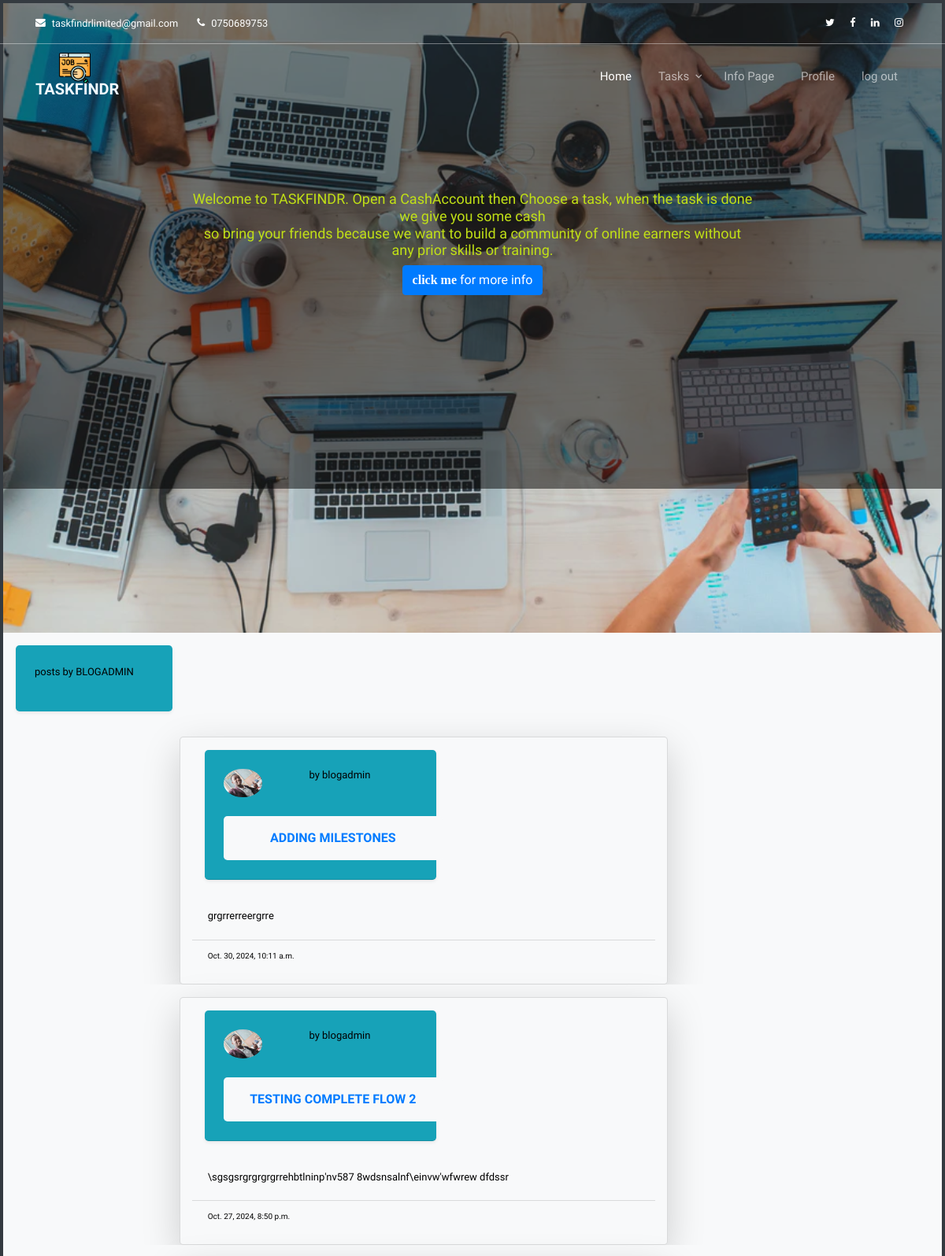
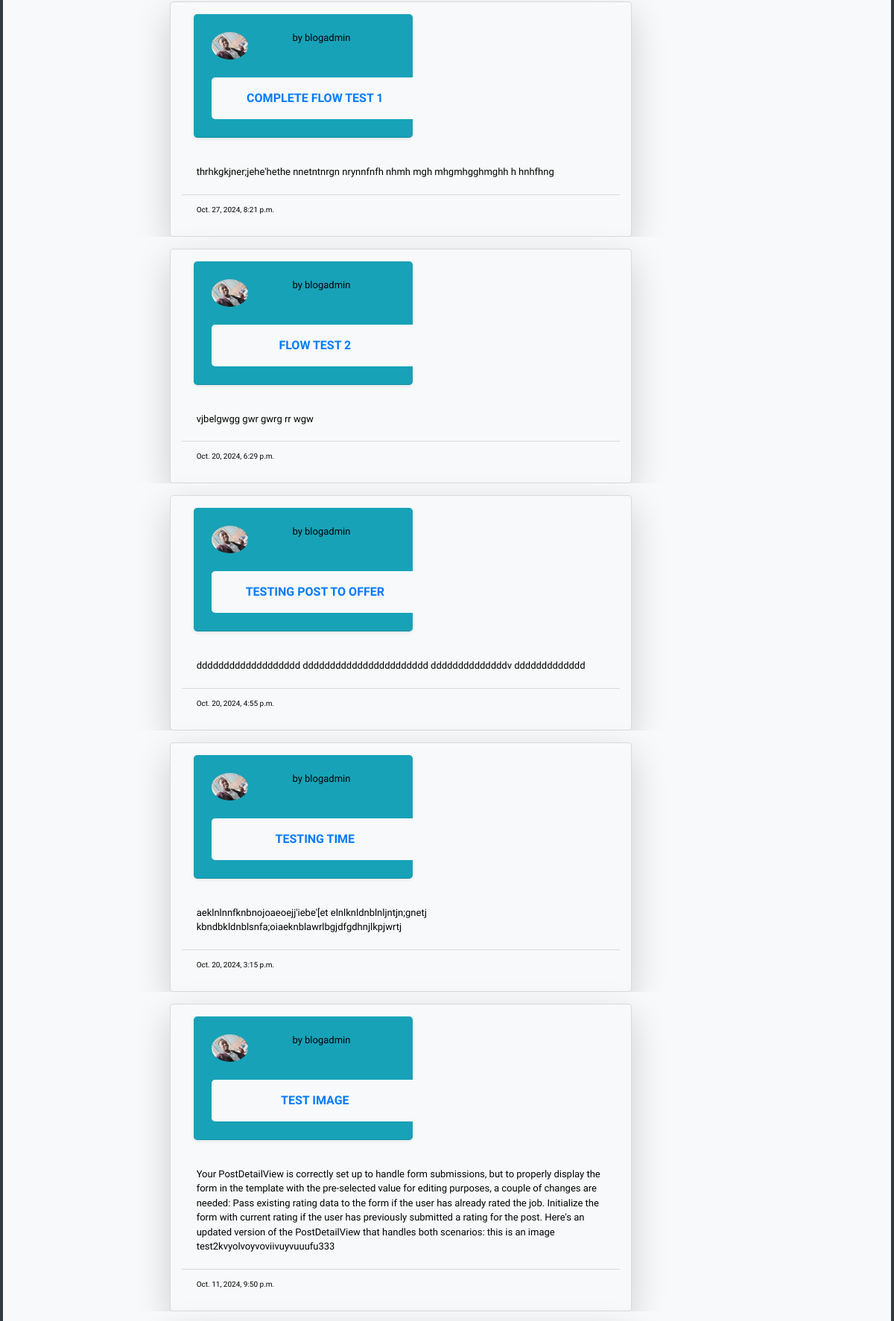
The app's page /user/blogadmin/ (signed in, upper part) with its own data (2 pictures, top to bottom).
### blog/models.py (models this page shows, shortened)
class blogpost(models.Model):
    title = models.CharField(max_length=200)
    content = models.TextField(max_length=1000)
    excerpt = models.TextField(max_length=300)
    image = models.ImageField(
        upload_to='blog_images/',
        validators=[FileExtensionValidator(allowed_extensions=['jpg', 'jpeg', 'png'])],
        null=True, blank=True)
    date_posted = models.DateTimeField(default=timezone.now)
    author = models.ForeignKey(User,on_delete=models.CASCADE)
    spaces = models.CharField(choices=CATEGORY_CHOICES,max_length=30,null=False,default=None)
    price_offer = models.IntegerField(default=100)
    reaction = models.ManyToManyField(User,through="Postreaction",related_name="blogpost_reactions")
    rating = models.ManyToManyField(User,through="JobRating",related_name="usersjob_rating")
    assigned_to = models.ForeignKey(User,on_delete=models.SET_DEFAULT,default=1,related_name="blogpost_assignedto")
    is_closed = models.BooleanField(default=False)

### users/models.py (models this page shows, shortened)
class profile(models.Model):
    user = models.OneToOneField(User, on_delete = models.CASCADE)
    image = models.ImageField(default ='default.jpg', upload_to ='profile_pics')
    bio = models.TextField(default=" ")
    otp=models.CharField(max_length=100,null=True,blank=True)
    level= models.IntegerField(default=1)
    phone_number = models.IntegerField(default=0)
    reffered_by = models.CharField(max_length=50,default=None,null=True)
    leveled_up = models.BooleanField(default=False)
    is_verified = models.BooleanField(default=False)
    work_done = models.ManyToManyField(blogpost,related_name="jobs_done")

### blog/views.py (the view)
# urls.py: path('user/<str:username>/',userpostlistview.as_view(),name='user_post'),
class userpostlistview(LoginRequiredMixin,ListView):
    model= post
    template_name='blog/user_posts.html'
    context_object_name='posts'
    paginate_by=10
    def get_queryset(self):
        user = get_object_or_404(User, username= self.kwargs.get('username'))
        return  post.objects.filter(author=user).order_by('-date_posted')

### blogger/templates/blog/user_posts.html (shortened to what this page needs)
{%extends 'blog/base.html'%}
{%load static%}
{% block content %}
<div class="  bg-info col-lg-2  col-md-12 col-sm-10 m-3 p-2 shadow-sm rounded-lg">
    <div style="font-size:small"class='col p-2 m-2'>
      <p>posts by {{view.kwargs.username|upper}}</p>
    </div>
</div>
  <body class='container bg-dark col-lg-12 col-md-12 col sm-12 m-10 p-1'>
        {% for post in posts %}
        <div class='container bg-light col-lg-12 col-md-12 col-sm-12'>
            <div class="container bg-light mt-3 pb-20 col-lg-8 col-md-12 col-sm-12" id='home' style="height:50%">
                <div class="card bg-light rounded-lg shadow-lg col-lg-10 col-md-12 col-sm-6">
                    <div class=" card-header bg-info col-lg-6 col-sm-6 col-md-12 m-3 p-2 shadow-sm rounded-lg">
                      <div class='row p-2 m-2'>
                        <img class="rounded-circle" src="{{post.author.profile.image.url}}" style="width:20%" alt="pic">
                        <h2 style="font-size:small;"class="mx-auto card-text row"> <a style="color:black;"href="{% url 'user_post' post.author.username %}">by {{ post.author }}</a> </h2>
                      </div>
                      <div class=' row bg-light rounded-lg p-2 m-3 col-sm-12 ' style="">
                        <a href="{% url 'post_detail' post.pk %}" class='mx-auto p-1 m-1'><strong>{{post.title|upper}}</strong></a>
                      </div>
                    </div>
                    <div style="font-size:small"class="card-body">
                      <p class="card-text">{{ post.content}} </p>
                    </div>
                    <div style="font-size:x-small"class="card-footer bg-light">
                      <p>{{ post.date_posted}}</p>
                    </div>
                 </div>
            </div>
        </div>
        {% endfor %}
    </body>
{% endblock %}

### static/blog/nav/css/style.css (style rules this page uses)
body { font-family: "Quicksand", -apple-system, BlinkMacSystemFont, "Segoe UI", Roboto, "Helvetica Neue", Arial, "Noto Sans", sans-serif, "Apple Color Emoji", "Segoe UI Emoji", "Segoe UI Symbol", "Noto Color Emoji"; background-color: #fff; height: 200vh; position: relative; width: 100%; }
body:before { content: ""; position: absolute; top: 0; left: 0; right: 0; bottom: 0; background: rgba(0, 0, 0, 0.5); -webkit-transition: .3s all ease; -o-transition: .3s all ease; transition: .3s all ease; opacity: 0; visibility: hidden; z-index: 1; padding-left:4px; padding-right:4px; }
p { color: #000; font-weight: 300; }
h1, h2, h3, h4, h5, h6, .h1, .h2, .h3, .h4, .h5, .h6 { font-family: "Quicksand", -apple-system, BlinkMacSystemFont, "Segoe UI", Roboto, "Helvetica Neue", Arial, "Noto Sans", sans-serif, "Apple Color Emoji", "Segoe UI Emoji", "Segoe UI Symbol", "Noto Color Emoji"; }
a { -webkit-transition: .3s all ease; -o-transition: .3s all ease; transition: .3s all ease; }
a, a:hover { text-decoration: none !important; }

### records on screen
blogpost: author.profile.image (picture), author "blogadmin", title "ADDING MILESTONES", content "grgrrerreergrre", date_posted "Oct. 30, 2024, 10:11 a.m."
blogpost: author.profile.image (picture), author "blogadmin", title "TESTING COMPLETE FLOW 2", content "\\sgsgsrgrgrgrgrrehbtlninp'nv587 8wdsnsalnf\\einvw'wfwrew dfdssr", date_posted "Oct. 27, 2024, 8:50 p.m."
blogpost: author.profile.image (picture), author "blogadmin", title "COMPLETE FLOW TEST 1", content "thrhkgkjner;jehe'hethe nnetntnrgn nrynnfnfh nhmh mgh mhgmhgghmghh h hnhfhng", date_posted "Oct. 27, 2024, 8:21 p.m."
blogpost: author.profile.image (picture), author "blogadmin", title "FLOW TEST 2", content "vjbelgwgg gwr gwrg rr wgw", date_posted "Oct. 20, 2024, 6:29 p.m."
blogpost: author.profile.image (picture), author "blogadmin", title "TESTING POST TO OFFER", content "ddddddddddddddddddd ddddddddddddddddddddddd ddddddddddddddv ddddddddddddd", date_posted "Oct. 20, 2024, 4:55 p.m."
blogpost: author.profile.image (picture), author "blogadmin", title "TESTING TIME", content "aeklnlnnfknbnojoaeoejj'iebe'[et elnlknldnblnljntjn;gnetj kbndbkldnblsnfa;oiaeknblawrlbgjdfgdhnjlkpjwrtj", date_posted "Oct. 20, 2024, 3:15 p.m."
blogpost: author.profile.image (picture), author "blogadmin", title "TEST IMAGE", content "Your PostDetailView is correctly set up to handle form submissions, but to properly display the form in the template with the pre-selected value for editing purposes, a couple of changes are needed: Pass existing rating data to the form if the user has already rated the job. Initialize the form with current rating if the user has previously submitted a rating for the post. Here's an updated version of the PostDetailView that handles both scenarios: this is an image test2kvyolvoyvoviivuyvuuufu333", date_posted "Oct. 11, 2024, 9:50 p.m."

### other values on screen
{{ view.kwargs.username|upper }} "BLOGADMIN"
